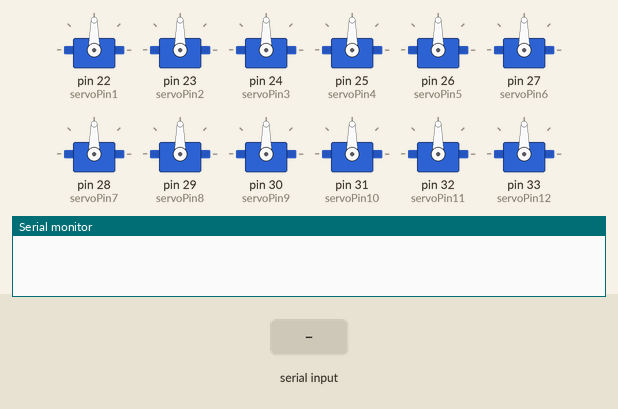
This sketch was run on a simulated Arduino Mega 2560, built with avr-gcc and run on an emulated ATmega2560. Shown: 12 × servo, the last lines printed to the serial monitor. Inputs (shaded band) come from the test bench.

Above: at 1.2 s.
1.3 s: "lr\n" received over Serial
At 1.36 s:
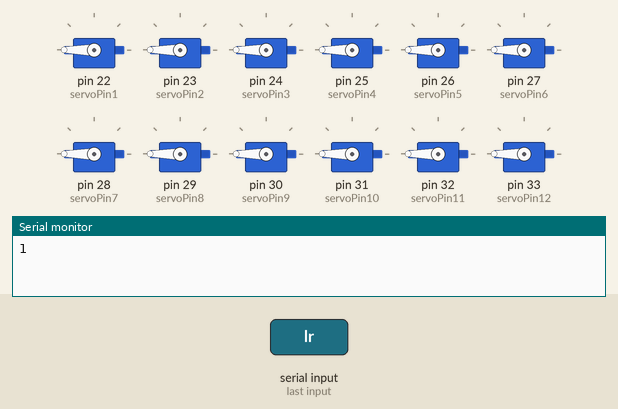
4.3 s: "setup\n" received over Serial
At 4.6 s:
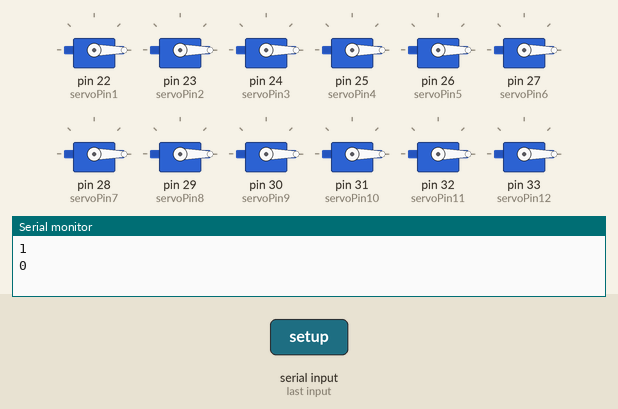
7.0 s: "remove\n" received over Serial
At 7.9 s:
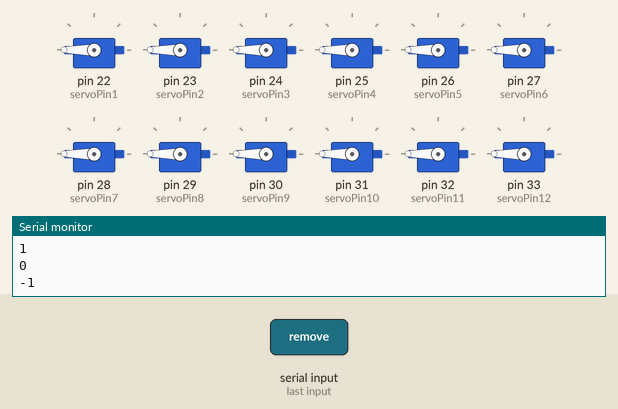
10.0 s: "p2\n" received over Serial
At 10.19 s:
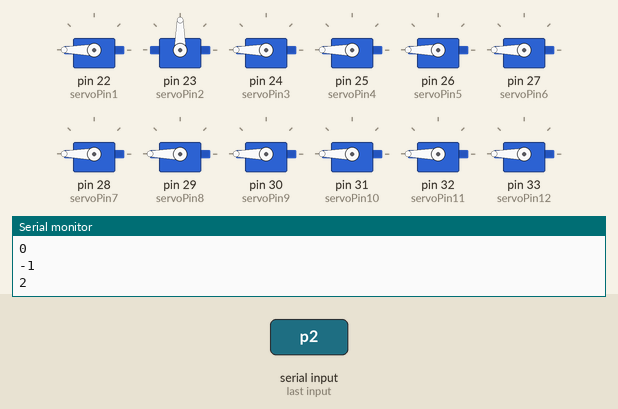
13.0 s: "rl\n" received over Serial
At 13.89 s:
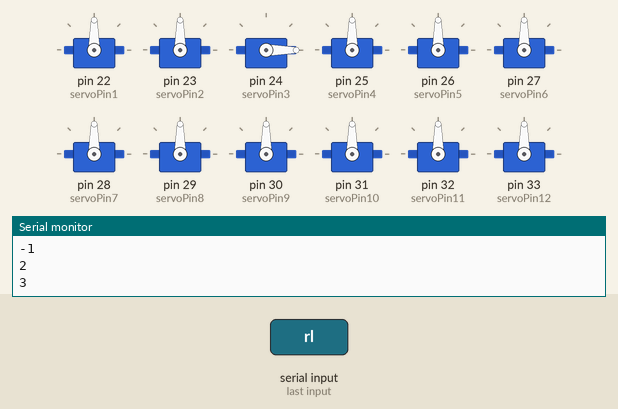
16.0 s: "flat\n" received over Serial
At 16.42 s:
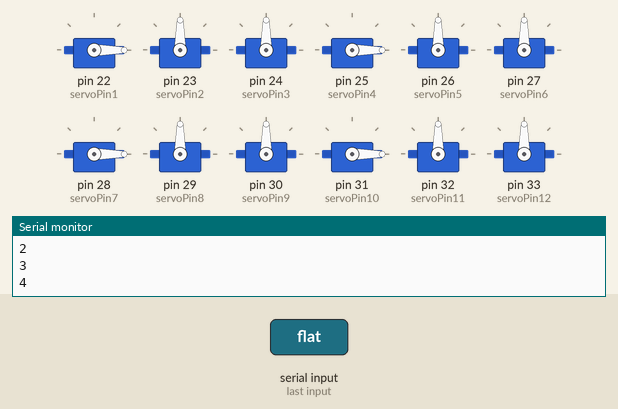
Timing chart, 0 to 19.0 s (numbered marks = the images above; inputs shaded):
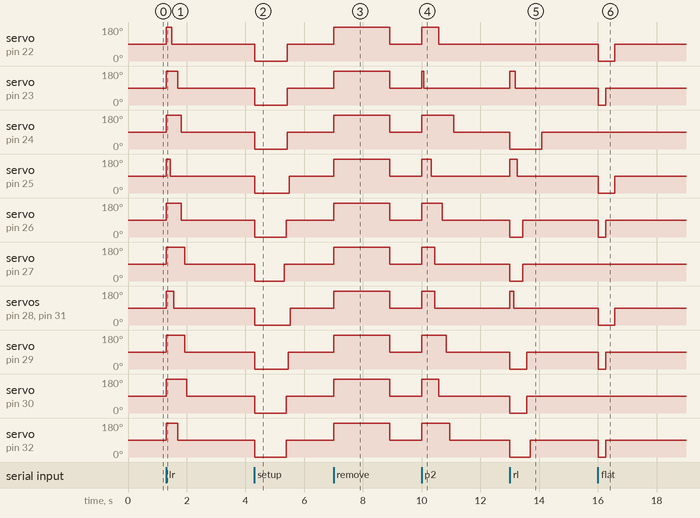

The sketch:

cont_Servo_Working.ino
```cpp
#include <Servo.h>  // Include the Servo library to control servo motors

#define servosRows 5
#define servosColumns 3
#define removePushOut 3


// Create servo objects to control the motors
Servo myServo1, myServo2, myServo3,
myServo4,myServo5,myServo6,
myServo7,myServo8,myServo9,
myServo10,myServo11,myServo12,
myServo13,myServo14,myServo15;

// Pins connected to the servos' signal wires
// Pins #22-36
const int servoPin1 = 22; //2
const int servoPin2 = 23; //3
const int servoPin3 = 24; //4
const int servoPin4 = 25; //5
const int servoPin5 = 26; //6
const int servoPin6 = 27; //7
const int servoPin7 = 28; //8
const int servoPin8 = 29; //9
const int servoPin9 = 30; //10
const int servoPin10 = 31;  //11
const int servoPin11 = 32;  //12
const int servoPin12 = 33;  //13
const int servoPin13 = 34;  //14
const int servoPin14 = 35;  //15
const int servoPin15 = 36;  //16

// Pinion-related constants
const float pinionCircumference = 3.14159;  // Pinion circumference in inches (1-inch diameter)

// Servo control and timing constants
const int forwardSpeed = 180;  // Servo signal value for full forward rotation
const int stopSpeed = 90;  // Servo signal value to stop the servo
const float servoSpeedRPM = 30;  // Servo rotational speed in rotations per minute (datasheet)

// Structure to track each servo's movement state
struct ServoState {
  Servo* servo;  // Pointer to the servo object
  float remainingTime;  // Remaining movement time in milliseconds
  unsigned long startTime;  // Start time of the movement
  bool active;  // Indicates whether the servo is actively moving
  int direction;  // Movement direction (1 for forward, -1 for backward, 0 for stop)
  float currentHeight;
};

// Array of servo states for all three servos
//left-right from the starting position
//allows preset arrays to be written from left-right
//just trust me
ServoState servos[servosRows][servosColumns] = {
  {{&myServo3, 0, 0, false, 0,0.0},{&myServo2, 0, 0, false, 0,0.0},{&myServo1, 0, 0, false, 0,0.0}},
  {{&myServo6, 0, 0, false, 0,0.0},{&myServo5, 0, 0, false, 0,0.0},{&myServo4, 0, 0, false, 0,0.0}},
  {{&myServo9, 0, 0, false, 0,0.0},{&myServo8, 0, 0, false, 0,0.0},{&myServo7, 0, 0, false, 0,0.0}},
  {{&myServo12, 0, 0, false, 0,0.0},{&myServo11, 0, 0, false, 0,0.0},{&myServo10, 0, 0, false, 0,0.0}},
  {{&myServo15, 0, 0, false, 0,0.0},{&myServo14, 0, 0, false, 0,0.0},{&myServo13, 0, 0, false, 0,0.0}},
};

float leftRightPreset[servosRows][servosColumns] = {
  {0.8,0.6,0.3},
  {1.0,0.8,0.2},
  {1.1,1.0,0.4},
  {0.8,0.6,0.4},
  {0.9,0.7,0.4}
};
float tigerPreset[servosRows][servosColumns] = {
  {0.0,0.4,0.6},
  {0.0,0.4,0.6},
  {0.0,0.4,0.6},
  {0.0,0.4,0.6},
  {0.0,0.4,0.6}
};


float rightLeftPreset[servosRows][servosColumns] = {
  {0.0,0.4,0.9},
  {0.0,0.4,0.9},
  {0.0,0.4,0.9},
  {0.0,0.4,0.9},
  {0.0,0.4,0.9}
};

float preset2[servosRows][servosColumns] = {
  {1.7,0.1,0.9},
  {0.7,1.1,0.5},
  {0.9,1.3,0.7},
  {0.9,1.5,0.7},
  {0.9,1.3,0.7}
};

float twoTier[servosRows][servosColumns] = {
  {1.5,1.5,1.5},
  {1.0,1.0,1.0},
  {0.6,0.6,0.6},
  {0.6,0.6,0.6},
  {0.2,0.2,0.2}
};
float challengeModePreset[servosRows][servosColumns] = {
  {0.9,0.3,0.2},
  {0.3,0.3,0.3},
  {0.3,0.3,0.3},
  {0.1,0.4,1.0},
  {0.5,0.5,0.5}
};

float setupPreset[servosRows][servosColumns] = {
{-1.75,-1.75,-1.75}, // calibrated
{-1.6,-1.7,-1.85}, // calibrated
{-1.7,-1.8,-1.9},  // calibrated
{-1.9,-1.7,-1.87},
{-1.82,-1.7,-1.78}
};

void setup() {
  // Initialize the serial communication
  Serial.begin(9600);

  // Attach the servo objects to their respective pins
  myServo1.attach(servoPin1);
  myServo2.attach(servoPin2);
  myServo3.attach(servoPin3);
  myServo4.attach(servoPin4);
  myServo5.attach(servoPin5);
  myServo6.attach(servoPin6);
  myServo7.attach(servoPin7);
  myServo8.attach(servoPin8);
  myServo9.attach(servoPin9);
  myServo10.attach(servoPin10);
  myServo11.attach(servoPin11);
  myServo12.attach(servoPin12);
  myServo13.attach(servoPin13);
  myServo14.attach(servoPin14);
  myServo15.attach(servoPin15);

  // // Inform the user about the input format
  // Serial.println("Enter the desired rack movement for multiple servos:");
  // Serial.println("Format: servoNumber distance, servoNumber distance (e.g., 1 2.5, 2 -1.0)");
}

void loop() {
  // Check if there is serial input available
  if (Serial.available() > 0) {
    // Read the input as a string
    String input = Serial.readStringUntil('\n');
    input.trim();  // Remove any leading/trailing whitespace

    // Split the input by commas to separate multiple commands
    while (input.length() > 0) {
      int commaIndex = input.indexOf(',');
      String command;
      if (commaIndex != -1) {
        // Extract the next command and update the input
        command = input.substring(0, commaIndex);
        input = input.substring(commaIndex + 1);
      } else {
        // Last command
        command = input;
        input = "";
      }
      command.trim();  // Remove any extra spaces
      processCommand(command);  // Process the command
    }
  }

  // Update all servos
  for (int i = 0; i <servosRows; i++) {
    for (int j =0; j <servosColumns; j++){
      updateServo(servos[i][j]);
    }
  }
}

// Function to process a single preset
void processCommand(String command) {
  /*=================BEGIN COMMANDS==========================*/
  if (command == "lr"){
    for(int i = 0; i < servosRows; i++){
      for(int j = 0; j < servosColumns; j++){
        moveRack(servos[i][j], leftRightPreset[i][j] - servos[i][j].currentHeight);
      }
    }
    Serial.println(1);
  }
if (command == "setup"){
    for(int i = 0; i < servosRows; i++){
      for(int j = 0; j < servosColumns; j++){
        moveRack(servos[i][j], setupPreset[i][j]);
        servos[i][j].currentHeight = 0;
      }
    }
    Serial.println(0);
  }
    if (command == "remove"){
    for(int i = 0; i < servosRows; i++){
      for(int j = 0; j < servosColumns; j++){
        moveRack(servos[i][j], removePushOut);
        servos[i][j].currentHeight = 0;
      }
    }
    Serial.println(-1);
  }

  if (command == "p2"){
    for(int i = 0; i < servosRows; i++){
      for(int j = 0; j < servosColumns; j++){
        moveRack(servos[i][j], preset2[i][j] - servos[i][j].currentHeight);
      }
    }
    Serial.println(2);
  }

  if (command == "rl"){
    for(int i = 0; i < servosRows; i++){
      for(int j = 0; j < servosColumns; j++){
        moveRack(servos[i][j], rightLeftPreset[i][j] - servos[i][j].currentHeight);
      }
    }
    Serial.println(3);
  }
  if (command == "flat"){
    for(int i = 0; i < servosRows; i++){
      for(int j = 0; j < servosColumns; j++){
        moveRack(servos[i][j], -servos[i][j].currentHeight);
      }
    }
    Serial.println(4);
  }
  if (command == "2t"){ // two tier green
    for(int i = 0; i < servosRows; i++){
      for(int j = 0; j < servosColumns; j++){
        moveRack(servos[i][j], twoTier[i][j] -servos[i][j].currentHeight);
      }
    }
    Serial.println(5);
  }
  if (command == "tiger"){ // two tier green
    for(int i = 0; i < servosRows; i++){
      for(int j = 0; j < servosColumns; j++){
        moveRack(servos[i][j], tigerPreset[i][j] -servos[i][j].currentHeight);
      }
    }
    Serial.println(6);
  }
  if (command == "chal"){ // two tier green
    for(int i = 0; i < servosRows; i++){
      for(int j = 0; j < servosColumns; j++){
        moveRack(servos[i][j], challengeModePreset[i][j] -servos[i][j].currentHeight);
      }
    }
    Serial.println(7);
  }

/*=====================END COMMANDS====================*/
}

// Function to initialize the movement of a servo
void moveRack(ServoState& servoState, float distance) {
  // Calculate the number of pinion rotations needed to achieve the desired rack movement
  float rotations = abs(distance) / pinionCircumference;

  // Convert rotations to the required duration in milliseconds
  servoState.remainingTime = (rotations * 60.0 / servoSpeedRPM) * 1000;

  // Determine the direction of rotation
  if (distance > 0) {
    servoState.direction = 1;  // Forward
    servoState.servo->write(forwardSpeed);  // Set the servo to full forward rotation
  } else if (distance < 0) {
    servoState.direction = -1;  // Backward
    servoState.servo->write(180 - forwardSpeed);  // Set the servo to backward rotation
  } else {
    servoState.direction = 0;  // Stop
    servoState.servo->write(stopSpeed);  // Stop the servo
    return;
  }

  // Mark the servo as active
  servoState.active = true;
  servoState.startTime = millis();  // Record the start time
  servoState.currentHeight = servoState.currentHeight + distance;
}

// Function to update the state of a servo
void updateServo(ServoState& servoState) {
  if (!servoState.active) {
    return;  // Skip if the servo is not active
  }

  // Calculate the elapsed time
  unsigned long currentTime = millis();
  unsigned long elapsedTime = currentTime - servoState.startTime;

  // Update remaining time
  servoState.remainingTime -= elapsedTime;
  servoState.startTime = currentTime;

  // Stop the servo if the movement is complete
  if (servoState.remainingTime <= 0) {
    servoState.servo->write(stopSpeed);  // Stop the servo
    servoState.active = false;  // Mark the servo as inactive
  }
}
```

Measured:
- after the input at 1.3 s, servo on pin 22 (servoPin1): 90° → 180° at once, → 90° 0.19 s later; servo on pin 23 (servoPin2): 90° → 180° at once, → 90° 0.38 s later
- after the input at 4.3 s, servo on pin 22 (servoPin1), servo on pin 23 (servoPin2): 90° → 0° at once, → 90° 1.1 s later
- after the input at 7.0 s, servo on pin 22 (servoPin1), servo on pin 23 (servoPin2): 90° → 180° at once, → 90° 1.9 s later
- after the input at 10.0 s, servo on pin 22 (servoPin1): 90° → 180° at once, → 90° 0.57 s later; servo on pin 23 (servoPin2): 90° → 180° at once, → 90° 0.06 s later
- after the input at 13.0 s, servo on pin 23 (servoPin2): 90° → 180° at once, → 90° 0.19 s later; servo on pin 24 (servoPin3): 90° → 0° at once, → 90° 1.1 s later
- after the input at 16.0 s, servo on pin 22 (servoPin1), servo on pin 25 (servoPin4), servo on pin 28 (servoPin7), servo on pin 31 (servoPin10): 90° → 0° at once, → 90° 0.57 s later; servo on pin 23 (servoPin2), servo on pin 26 (servoPin5), servo on pin 29 (servoPin8), servo on pin 32 (servoPin11): 90° → 0° at once, → 90° 0.25 s later
